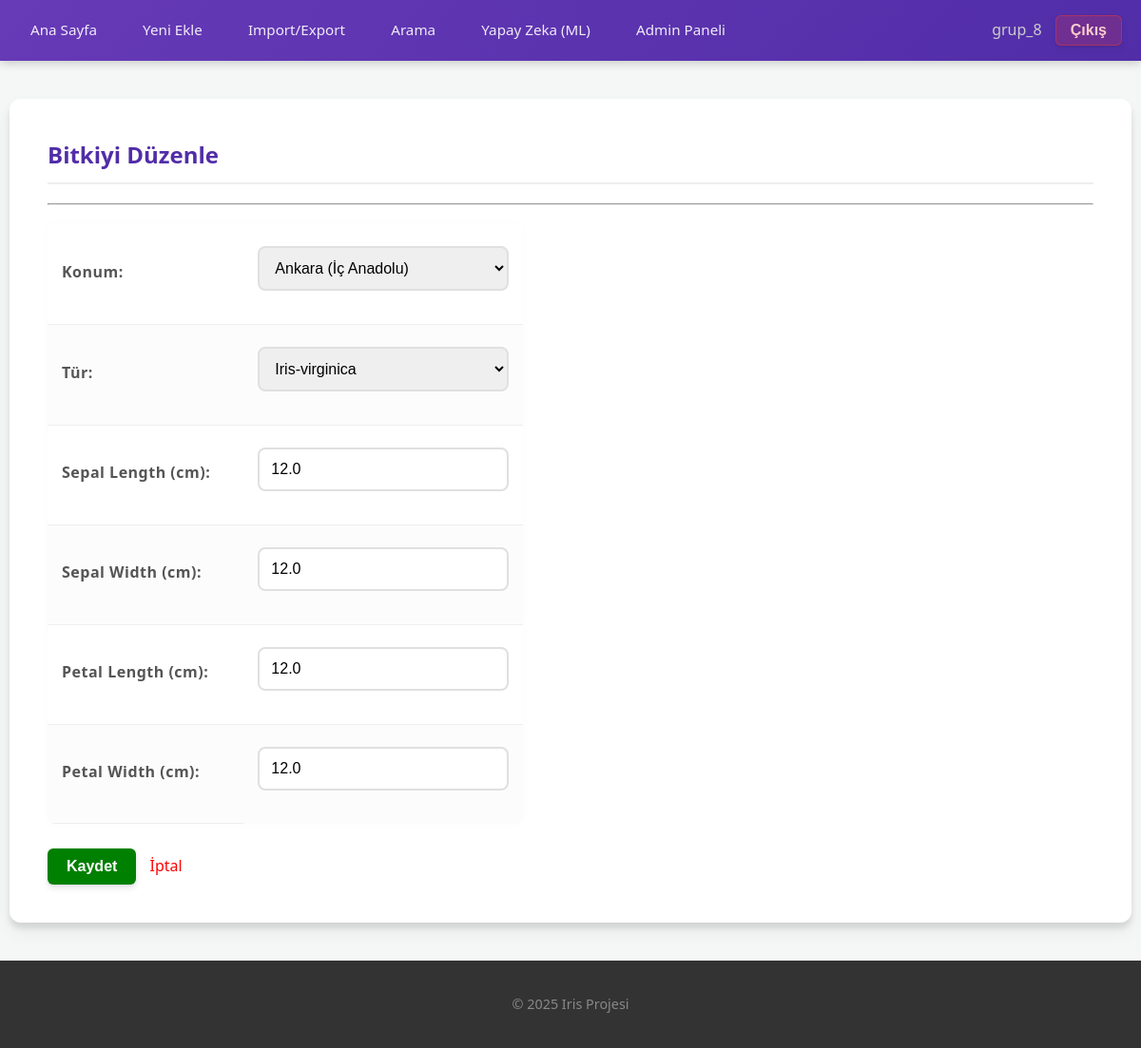
/update/5/ (signed in), run on the app's committed database.
### iris_app/models.py (models this page shows, shortened)
class IrisPlant(models.Model):
    location = models.ForeignKey(Location, on_delete=models.SET_NULL, related_name='plants', verbose_name="Konum",
                                 null=True, blank=True)
    sepal_length = models.FloatField(verbose_name="Sepal Length (cm)")
    sepal_width = models.FloatField(verbose_name="Sepal Width (cm)")
    petal_length = models.FloatField(verbose_name="Petal Length (cm)")
    petal_width = models.FloatField(verbose_name="Petal Width (cm)")
    species = models.CharField(max_length=50, verbose_name="Tür")
    created_at = models.DateTimeField(auto_now_add=True)

### iris_app/decorators.py (the view)
    def _wrapped_view(request, *args, **kwargs):
        if not request.user.is_authenticated:
            return redirect('login')
        is_writer = request.user.groups.filter(name='Writer').exists()
        if is_writer or request.user.is_superuser:
            return view_func(request, *args, **kwargs)
        else:
            return HttpResponseForbidden("Bu işlem için yetkiniz yok (Sadece Yazarlar).")

### iris_app/forms.py
class IrisPlantForm(forms.ModelForm):
    SPECIES_CHOICES = [
        ('Iris-setosa', 'Iris-setosa'),
        ('Iris-versicolor', 'Iris-versicolor'),
        ('Iris-virginica', 'Iris-virginica'),
    ]
    species = forms.ChoiceField(
        choices=SPECIES_CHOICES,
        widget=forms.Select(attrs={'class': 'form-control'}),
        label="Tür"
    )
    class Meta:
        model = IrisPlant
        fields = ['location', 'species', 'sepal_length', 'sepal_width', 'petal_length', 'petal_width']
        widgets = {
            'location': forms.Select(attrs={'class': 'form-control'}),
            'sepal_length': forms.NumberInput(attrs={'class': 'form-control', 'step': '0.1'}),
            'sepal_width': forms.NumberInput(attrs={'class': 'form-control', 'step': '0.1'}),
            'petal_length': forms.NumberInput(attrs={'class': 'form-control', 'step': '0.1'}),
            'petal_width': forms.NumberInput(attrs={'class': 'form-control', 'step': '0.1'}),
        }
    def __init__(self, *args, **kwargs):
        super().__init__(*args, **kwargs)
        self.fields['location'].required = True
        self.fields['location'].empty_label = "-- Konum Seçin --"

### iris_app/context_processors.py (called while the page is built)
def global_access_control(request):
    is_writer = False
    if request.user.is_authenticated:
        is_writer = request.user.groups.filter(name='Writer').exists()
    return {'is_writer': is_writer}

### iris_app/models.py (called while the page is built)
    def __str__(self):
        if self.region:
            return f"{self.city} ({self.region})"
        return self.city

### iris_app/views.py (called while the page is built)
@writer_required
def plant_update(request, pk):
    plant = get_object_or_404(IrisPlant, pk=pk)
    if request.method == "POST":
        form = IrisPlantForm(request.POST, instance=plant)
        if form.is_valid():
            form.save()
            return redirect('plant_list')
    else:
        form = IrisPlantForm(instance=plant)
    return render(request, 'plant_form.html', {'form': form, 'title': 'Bitkiyi Düzenle'})

### templates/plant_form.html
{% extends 'base.html' %}
{% block content %}
    <h2>{{ title }}</h2>
    <hr>
    <div style="max-width: 500px;">
        <form method="post">
            {% csrf_token %} <table style="width: 100%;">
                {{ form.as_table }}
            </table>
            <br>
            <button type="submit" style="background: green; color: white; padding: 10px 20px; border: none; cursor: pointer;">
                Kaydet
            </button>
            <a href="{% url 'plant_list' %}" style="margin-left: 10px; text-decoration: none; color: red;">İptal</a>
        </form>
    </div>
{% endblock %}

### templates/base.html (shortened to what this page needs)
<!DOCTYPE html>
<html lang="tr">
<head>
    {% load static %}
    <link rel="stylesheet" href="{% static 'style.css' %}">
</head>
<body>
    <header>
        <nav>
            <div>
                <a href="{% url 'plant_list' %}">Ana Sayfa</a>
                {% if is_writer or user.is_superuser %}
                    <a href="{% url 'plant_create' %}">Yeni Ekle</a>
                    <a href="{% url 'data_import_export' %}">Import/Export</a>
                {% endif %}
                <a href="{% url 'plant_search' %}">Arama</a>
                <a href="{% url 'predict_species' %}">Yapay Zeka (ML)</a>
                <a href="/admin">Admin Paneli</a>
            </div>
            <div>
                {% if user.is_authenticated %}
                    <span style="color: #ccc; margin-right: 10px;">{{ user.username }}</span>
                    <form action="{% url 'logout' %}" method="post" style="display: inline;">
                        <button type="submit" class="btn" style="background:none; border:none; color:red; cursor:pointer; font-weight:bold; font-size:16px;">Çıkış</button>
                    </form>
                {% else %}
                    <a href="{% url 'login' %}">Giriş</a>
                    <a href="{% url 'register' %}">Kayıt</a>
                {% endif %}
            </div>
        </nav>
    </header>
    <div class="container">
        {% block content %}
        {% endblock %}
    </div>
    <footer>
        <p>&copy; 2025 Iris Projesi</p>
    </footer>
</body>
</html>

### static/style.css (style rules this page uses)
:root { --primary-color: #673AB7; --primary-dark: #512DA8; --accent-color: #009688; --bg-color: #f4f7f6; --text-dark: #333333; --text-light: #ffffff; --danger: #e53935; --success: #43A047; --card-shadow: 0 10px 20px rgba(0,0,0,0.05), 0 6px 6px rgba(0,0,0,0.1); }
body { font-family: 'Segoe UI', 'Roboto', 'Helvetica Neue', sans-serif; background-color: var(--bg-color); margin: 0; padding: 0; color: var(--text-dark); line-height: 1.6; }
a { text-decoration: none; transition: all 0.3s ease; }
header { background: linear-gradient(135deg, var(--primary-color), var(--primary-dark)); padding: 0; box-shadow: 0 2px 10px rgba(0,0,0,0.2); position: sticky; top: 0; z-index: 1000; }
nav { display: flex; justify-content: space-between; align-items: center; max-width: 1200px; margin: 0 auto; padding: 1rem 20px; }
nav a { color: rgba(255,255,255,0.9); margin-right: 20px; font-weight: 500; font-size: 0.95rem; padding: 8px 12px; border-radius: 4px; }
nav button { background: rgba(229, 57, 53, 0.2) !important; color: #ffcccc !important; padding: 6px 15px !important; border: 1px solid rgba(229, 57, 53, 0.5) !important; }
.container { max-width: 1100px; margin: 40px auto; background: white; padding: 40px; border-radius: 12px; box-shadow: var(--card-shadow); min-height: 60vh; }
h2 { color: var(--primary-dark); border-bottom: 2px solid #eee; padding-bottom: 10px; margin-top: 0; }
table { width: 100%; border-collapse: separate; border-spacing: 0; margin-top: 20px; background: white; border-radius: 8px; overflow: hidden; box-shadow: 0 0 10px rgba(0,0,0,0.02); }
th, td { padding: 15px; text-align: left; border-bottom: 1px solid #eee; }
th { font-weight: 600; letter-spacing: 0.5px; }
tr:last-child td { border-bottom: none; }
tr:nth-child(even) { background-color: #fcfcfc; }
button, .btn { display: inline-block; background-color: var(--primary-color); color: white; padding: 10px 20px; border: none; border-radius: 6px; cursor: pointer; font-size: 1rem; font-weight: 600; box-shadow: 0 4px 6px rgba(50, 50, 93, 0.11), 0 1px 3px rgba(0, 0, 0, 0.08); transition: all 0.3s; }
input[type="text"], input[type="number"], input[type="password"], input[type="email"], select, textarea { width: 100%; padding: 12px; margin: 8px 0 20px 0; display: inline-block; border: 2px solid #e0e0e0; border-radius: 8px; box-sizing: border-box; font-size: 1rem; transition: border-color 0.3s; }
label { font-weight: 600; color: #555; margin-bottom: 5px; display: block; }
footer { text-align: center; padding: 20px; background: #333; color: #888; font-size: 0.9rem; margin-top: auto; }

### data on the page
IrisPlant: location "Ankara (İç Anadolu)", species "Iris-virginica", sepal_length "12.0", sepal_width "12.0", petal_length "12.0", petal_width "12.0"

### other printed values
{{ user.username }} "grup_8"
{{ title }} "Bitkiyi Düzenle"
